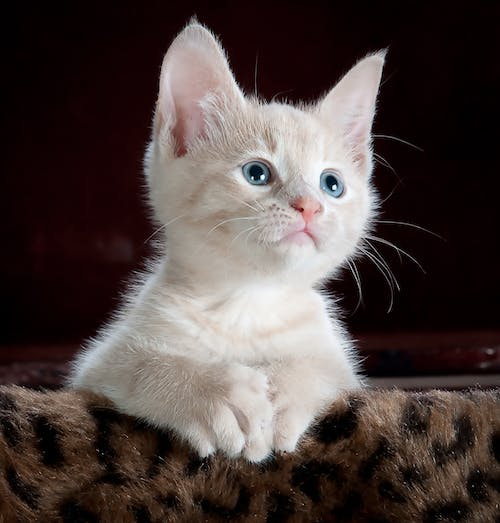
#> input picture HW/image3.jpg, 500 x 523 px, given in place of histogram.jpg, which was not available
$ python assign.py
#> lines starting #> are read from the running program, lines starting #| are printed output that depends on the picture; pictures that were not available may be replaced by others from this repository, and a replacement may not be noted
import cv2
import numpy as np
import matplotlib.pyplot as plt
import math

def erlang_distribution(shape,scale):
    e_out=np.zeros(256,dtype=np.float32)
    mean = 1/(scale)
    c1= mean**shape
    c2= (c1) * (np.math.factorial(shape-1))
    for i in range(256):
        sum = (((i)**(shape-1)) * (np.exp(-((i)/(mean))))) / (c2)
        e_out[i] = sum
    return e_out
def histogram_equalization(img):
    histogram = np.zeros(256,dtype=np.float32)

    for i in range(img.shape[0]):
        for j in range(img.shape[1]):
            pixel = img[i,j]
            histogram[pixel]+=1
    pdf = np.zeros(256,dtype=np.float32)
    size = img.shape[0]*img.shape[1]
    for i in range(0,256):
        pdf[i] = histogram[i]/size
    cdf = np.zeros(256,dtype=np.float32)
    cdf[0] = pdf[0]
    new_hist =np.zeros(256,dtype=np.float32)
    for i in range(1,256):
        cdf[i] = pdf[i] + cdf[i-1]

    rcdf=np.zeros(256,dtype=np.uint32)
    for i in range(0,256):
        rcdf[i] = round(cdf[i]*255)
        new_hist[rcdf[i]] = histogram[i]

    equalized_image = np.zeros_like(img)

    for i in range(img.shape[0]):
        for j in range(img.shape[1]):
            equalized_image[i,j] = rcdf [img[i,j]]

    return pdf,rcdf,equalized_image,new_hist


img=cv2.imread('histogram.jpg',cv2.IMREAD_GRAYSCALE)
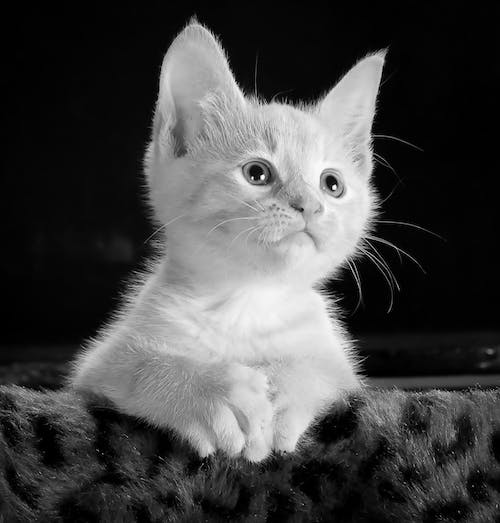
#> img: shape (523, 500); min 0, max 255, mean 70.3
shape = int(input("Enter Shape parameter: "))
#> the answer given: 3
scale = float(input("Enter Scale parameter: "))
#> the answer given: 3

pdf,cdf,equalized_image,mp_func = histogram_equalization(img)
#> after the loop in histogram_equalization, `for i in range(img.shape[0]):`: histogram = 256 values, max 23536 at index 2, min 3 at index 253, mean 1021.5
#> after the loop in histogram_equalization, `for i in range(0,256):`: pdf = 256 values, max 0.09 at index 2, min 1.15e-05 at index 253, mean 0.00391
#> after the loop in histogram_equalization, `for i in range(1,256):`: cdf = 256 values from 0.0176 to 1
#> after the loop in histogram_equalization, `for i in range(0,256):`: new_hist = 256 values, max 23536 at index 37, min 0 at index 0, mean 837.4; rcdf = 256 values from 4 to 255
#> after the loop in histogram_equalization, `for i in range(img.shape[0]):`:
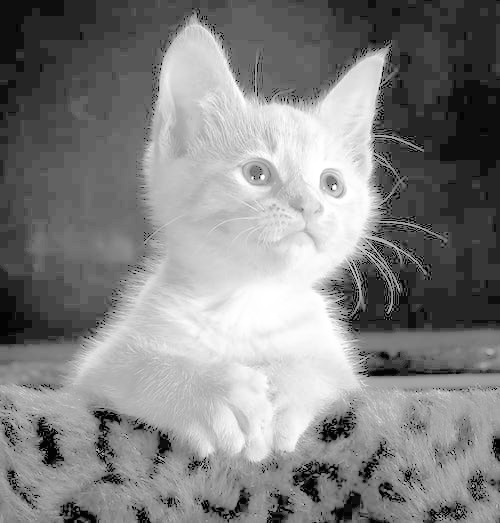
#> equalized_image: shape (523, 500); min 4, max 255, mean 130.7
#> cdf = 256 values from 4 to 255; mp_func has the same summary as new_hist in histogram_equalization

e_distribution = erlang_distribution(shape, scale)

e_pdf = e_distribution / np.sum(e_distribution)

e_cdf = np.zeros(256,dtype=np.float32)

e_cdf[0]= e_pdf[0]

for i in range(1,256):
    e_cdf[i] =e_pdf[i] + e_cdf[i-1]
#rg_cdf=np.zeros(256,dtype=np.uint32)
for  i in range(0,256):
    e_cdf[i] = round(e_cdf[i]*255)

plt.subplot(2,2,1)
plt.title("target pdf")
plt.plot(e_pdf)

plt.subplot(2,2,2)
plt.title("target cdf")
plt.plot(e_cdf)
plt.show()
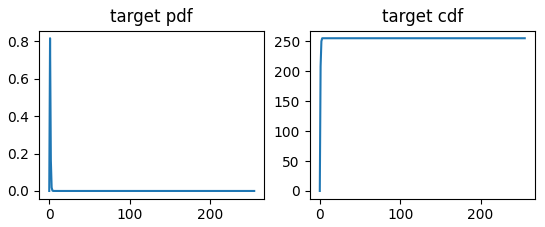
#> figure drawn by matplotlib, 2 panels; panel 1: curve peaks at x = 1, y = 0.817; panel 2: curve peaks at x = 3, y = 255

mp = np.zeros(256,dtype = np.float32)
for i in range(256):
    x = (np.abs(e_cdf-cdf[i])).argmin()
    mp[i] = x
#> this loop made 256 passes
#> x on passes 1 to 3: 0, 0, 0
#> after the loop, mp = 256 values from 0 to 3
output=np.zeros_like(img)

for i in range(img.shape[0]):
    for j in range(img.shape[1]):
        output[i,j] = mp[img[i,j]]
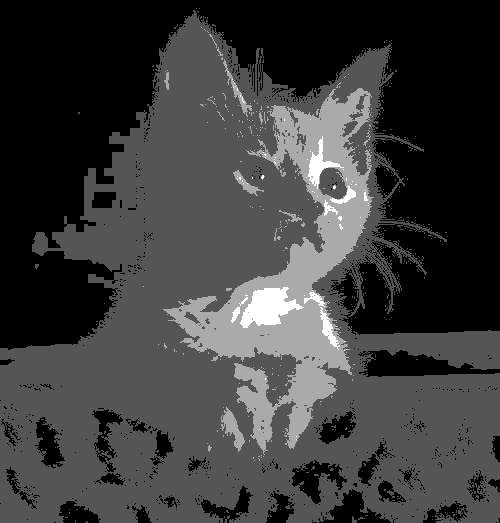
#> output: shape (523, 500); min 0, max 3, mean 0.704; drawn with min black and max white

o_pdf,o_cdf,o_equalized_image,o_mp_func = histogram_equalization(output)
#> after the loop in histogram_equalization (call 2), `for i in range(img.shape[0]):`: histogram = 256 values, max 128847 at index 1, min 0 at index 4, mean 1021.5
#> after the loop in histogram_equalization (call 2), `for i in range(0,256):`: pdf = 256 values, max 0.493 at index 1, min 0 at index 4, mean 0.00391
#> after the loop in histogram_equalization (call 2), `for i in range(1,256):`: cdf = 256 values from 0.407 to 1
#> after the loop in histogram_equalization (call 2), `for i in range(0,256):`: new_hist = 256 values, max 128847 at index 229, min 0 at index 0, mean 1010.4; rcdf = 256 values from 104 to 255
#> after the loop in histogram_equalization (call 2), `for i in range(img.shape[0]):`:
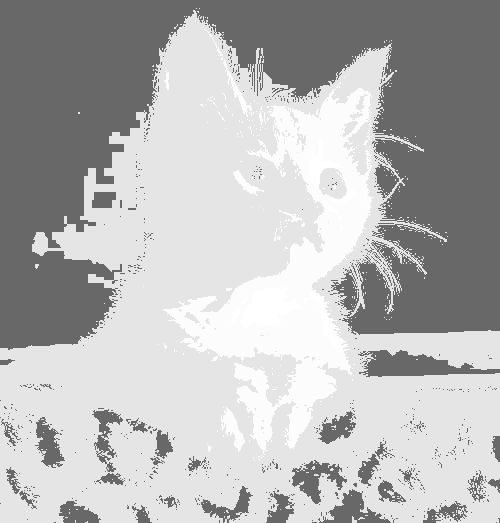
#> equalized_image: shape (523, 500); min 104, max 255, mean 180.5
#> o_pdf has the same summary as pdf in histogram_equalization; o_cdf = 256 values from 104 to 255; o_mp_func has the same summary as new_hist in histogram_equalization

fig, axs = plt.subplots(2, 3, figsize=(15, 10))  # Adjust figsize as needed

plt.subplot(3,2,1)
plt.title("input histogram")
plt.hist(img.ravel(),256,[0,255])

plt.subplot(3,2,2)
plt.title("pdf of input image")
plt.plot(pdf)

plt.subplot(3,2,3)
plt.title("cdf of input image")
plt.plot(cdf)

plt.subplot(3,2,4)
plt.title("output histogram")
plt.hist(output.ravel(),256,[0,255])

plt.subplot(3,2,5)
plt.title("pdf of output image")
plt.plot(o_pdf)

plt.subplot(3,2,6)
plt.title("cdf of output image")
plt.plot(o_cdf)

plt.show()
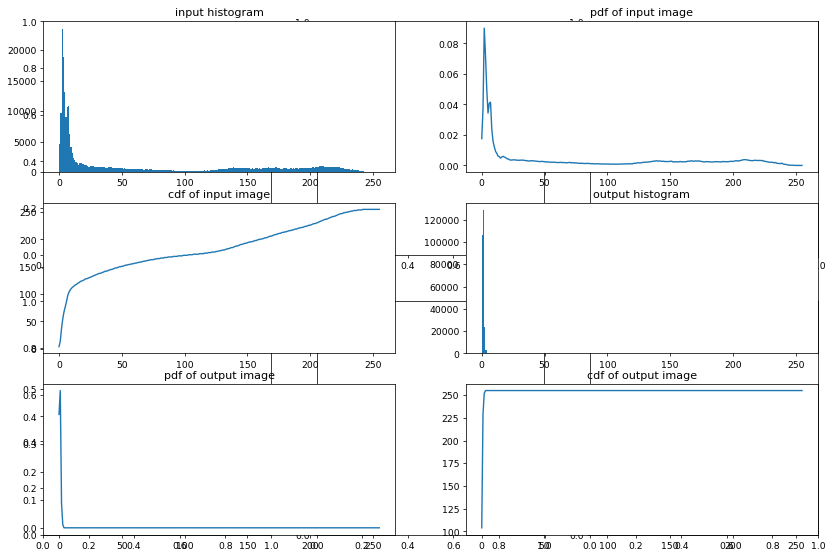
#> figure drawn by matplotlib, 6 panels; panel 1: tallest bar 23536 high, from x = 1.99 to 2.99; panel 2: curve peaks at x = 2, y = 0.09; panel 3: curve peaks at x = 242, y = 255; panel 4: tallest bar 128847 high, from x = 0.996 to 1.99

cv2.imshow("input_img",img)
cv2.imshow("Equalized_img",equalized_image)
cv2.imshow("output_img",output)
cv2.imshow("output_equalized_img",o_equalized_image)
cv2.waitKey(0)
cv2.destroyAllWindows()
